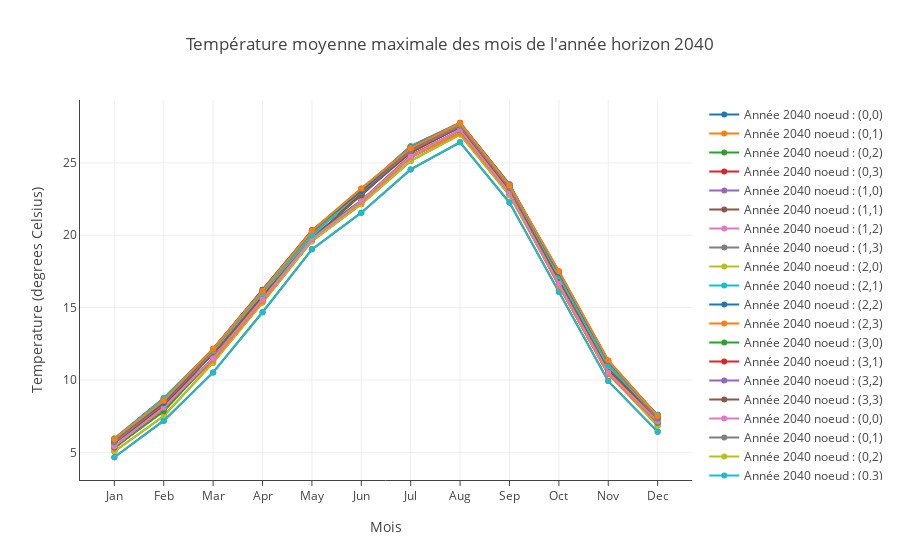

Notebook cell for this chart:
### Code cell
for p in range(intervalj) :
    for q in range(intervali) :
        order = p * intervalj + q
        trace = go.Scatter(
            x = lyon_month[0:12],
            y = moyAreaInterval[:,p,q],
            name ='Année 2040 noeud : (%s'%(str(p)+','+str(q)+')')
        )
        data.append(trace)

layout = dict (
           title = "Température moyenne maximale des mois de l'année horizon 2040",
           xaxis = dict(
                 title = 'Mois',
                 showline=True,
                 showticklabels=True,
                 ticklen=5
             ),
             yaxis = dict(
                 title = 'Temperature (degrees Celsius)',
                 showline=True,
                 showticklabels=True
             ),         
)


fig = dict(data=data, layout=layout)

py.iplot(fig, filename='basic-line')

### Figure 1 — Plotly figure (JSON) as saved in the notebook; plotly's stock layout.template omitted (floating-point values rounded to 4 significant figures)
{"data": [{"name": "Année 2040 noeud : (0,0)", "type": "scatter", "uid": "e90e1096-93bc-4e07-a2b6-ac64fb6b9e91", "x": ["Jan", "Feb", "Mar", "Apr", "May", "Jun", "Jul", "Aug", "Sep", "Oct", "Nov", "Dec"], "y": [5.645, 8.267, 11.87, 15.99, 20.3, 22.84, 25.87, 27.45, 23.37, 17.16, 11.05, 7.292, 16.5]}, {"name": "Année 2040 noeud : (0,1)", "type": "scatter", "uid": "3047fced-0e27-416f-acb6-7775274766c7", "x": ["Jan", "Feb", "Mar", "Apr", "May", "Jun", "Jul", "Aug", "Sep", "Oct", "Nov", "Dec"], "y": [5.662, 8.131, 11.86, 16.0, 20.31, 22.76, 25.85, 27.49, 23.33, 17.11, 11.03, 7.3, 16.47]}, {"name": "Année 2040 noeud : (0,2)", "type": "scatter", "uid": "dd78eeb3-2f75-4115-a7d2-755bbc670dbe", "x": ["Jan", "Feb", "Mar", "Apr", "May", "Jun", "Jul", "Aug", "Sep", "Oct", "Nov", "Dec"], "y": [5.056, 7.511, 11.2, 15.35, 19.59, 22.14, 25.14, 26.96, 22.76, 16.59, 10.45, 6.831, 15.87]}, {"name": "Année 2040 noeud : (0,3)", "type": "scatter", "uid": "542bacf9-0261-46c8-9a4b-6c063d52df19", "x": ["Jan", "Feb", "Mar", "Apr", "May", "Jun", "Jul", "Aug", "Sep", "Oct", "Nov", "Dec"], "y": [4.659, 7.19, 10.52, 14.68, 19.03, 21.56, 24.55, 26.42, 22.26, 16.09, 9.922, 6.428, 15.35]}, {"name": "Année 2040 noeud : (1,0)", "type": "scatter", "uid": "c6315f22-84b5-475c-bf69-a443dcc358de", "x": ["Jan", "Feb", "Mar", "Apr", "May", "Jun", "Jul", "Aug", "Sep", "Oct", "Nov", "Dec"], "y": [5.789, 8.566, 11.83, 15.86, 20.19, 22.77, 25.89, 27.57, 23.37, 16.98, 10.89, 7.513, 16.5]}, {"name": "Année 2040 noeud : (1,1)", "type": "scatter", "uid": "cd949eb1-64d5-4273-9ae8-53f82ea6fb37", "x": ["Jan", "Feb", "Mar", "Apr", "May", "Jun", "Jul", "Aug", "Sep", "Oct", "Nov", "Dec"], "y": [5.269, 8.037, 11.35, 15.43, 19.8, 22.26, 25.38, 27.08, 22.92, 16.5, 10.39, 7.003, 16.02]}, {"name": "Année 2040 noeud : (1,2)", "type": "scatter", "uid": "4e7ddc44-996f-44c8-a408-4b68be6b5e3a", "x": ["Jan", "Feb", "Mar", "Apr", "May", "Jun", "Jul", "Aug", "Sep", "Oct", "Nov", "Dec"], "y": [5.335, 7.834, 11.52, 15.67, 19.92, 22.39, 25.52, 27.26, 23.0, 16.81, 10.7, 7.048, 16.16]}, {"name": "Année 2040 noeud : (1,3)", "type": "scatter", "uid": "0008b409-fc94-4884-8471-01c023f3720b", "x": ["Jan", "Feb", "Mar", "Apr", "May", "Jun", "Jul", "Aug", "Sep", "Oct", "Nov", "Dec"], "y": [5.659, 8.257, 11.86, 15.92, 20.12, 22.84, 25.72, 27.5, 23.18, 17.16, 11.04, 7.373, 16.46]}, {"name": "Année 2040 noeud : (2,0)", "type": "scatter", "uid": "4eb74891-1c68-422e-a1ea-83fddb34ce49", "x": ["Jan", "Feb", "Mar", "Apr", "May", "Jun", "Jul", "Aug", "Sep", "Oct", "Nov", "Dec"], "y": [5.957, 8.749, 12.12, 16.1, 20.02, 23.13, 26.16, 27.78, 23.53, 17.24, 11.04, 7.604, 16.69]}, {"name": "Année 2040 noeud : (2,1)", "type": "scatter", "uid": "807bf5f3-2235-4dc0-9b05-8746b159d1c1", "x": ["Jan", "Feb", "Mar", "Apr", "May", "Jun", "Jul", "Aug", "Sep", "Oct", "Nov", "Dec"], "y": [5.675, 8.489, 11.79, 15.79, 19.75, 22.8, 25.86, 27.5, 23.26, 16.94, 10.72, 7.338, 16.39]}, {"name": "Année 2040 noeud : (2,2)", "type": "scatter", "uid": "2ac40ac2-8439-4578-893b-9c294d9ca301", "x": ["Jan", "Feb", "Mar", "Apr", "May", "Jun", "Jul", "Aug", "Sep", "Oct", "Nov", "Dec"], "y": [5.412, 8.098, 11.51, 15.58, 19.74, 22.35, 25.47, 27.29, 22.94, 16.65, 10.52, 7.126, 16.13]}, {"name": "Année 2040 noeud : (2,3)", "type": "scatter", "uid": "033404bd-c603-4f61-a2ee-82d0e63379d8", "x": ["Jan", "Feb", "Mar", "Apr", "May", "Jun", "Jul", "Aug", "Sep", "Oct", "Nov", "Dec"], "y": [5.694, 8.379, 11.95, 15.98, 20.13, 23.03, 25.83, 27.57, 23.27, 17.3, 11.12, 7.312, 16.53]}, {"name": "Année 2040 noeud : (3,0)", "type": "scatter", "uid": "b490463f-9f80-416d-a6d4-14c468ab082b", "x": ["Jan", "Feb", "Mar", "Apr", "May", "Jun", "Jul", "Aug", "Sep", "Oct", "Nov", "Dec"], "y": [5.9, 8.697, 12.05, 16.03, 19.97, 23.06, 26.1, 27.72, 23.47, 17.18, 10.98, 7.551, 16.63]}, {"name": "Année 2040 noeud : (3,1)", "type": "scatter", "uid": "080b1203-208e-4db9-89c8-0ba789d3b2e8", "x": ["Jan", "Feb", "Mar", "Apr", "May", "Jun", "Jul", "Aug", "Sep", "Oct", "Nov", "Dec"], "y": [5.924, 8.719, 12.08, 16.06, 19.99, 23.09, 26.12, 27.74, 23.5, 17.21, 11.0, 7.573, 16.65]}, {"name": "Année 2040 noeud : (3,2)", "type": "scatter", "uid": "93f118c7-4225-4db5-a499-ff0e4608097c", "x": ["Jan", "Feb", "Mar", "Apr", "May", "Jun", "Jul", "Aug", "Sep", "Oct", "Nov", "Dec"], "y": [5.905, 8.43, 12.14, 16.23, 20.34, 23.04, 26.06, 27.76, 23.48, 17.42, 11.31, 7.516, 16.71]}, {"name": "Année 2040 noeud : (3,3)", "type": "scatter", "uid": "d6f27443-b929-45d6-a70b-78509f812e3c", "x": ["Jan", "Feb", "Mar", "Apr", "May", "Jun", "Jul", "Aug", "Sep", "Oct", "Nov", "Dec"], "y": [5.907, 8.571, 12.16, 16.17, 20.31, 23.24, 26.03, 27.75, 23.45, 17.51, 11.35, 7.508, 16.73]}, {"name": "Année 2040 noeud : (0,0)", "type": "scatter", "uid": "2ba91044-2fc5-4b10-920e-0f1c46e0bea2", "x": ["Jan", "Feb", "Mar", "Apr", "May", "Jun", "Jul", "Aug", "Sep", "Oct", "Nov", "Dec"], "y": [5.645, 8.267, 11.87, 15.99, 20.3, 22.84, 25.87, 27.45, 23.37, 17.16, 11.05, 7.292, 16.5]}, {"name": "Année 2040 noeud : (0,1)", "type": "scatter", "uid": "117db521-6626-45e5-b06d-5840a4642601", "x": ["Jan", "Feb", "Mar", "Apr", "May", "Jun", "Jul", "Aug", "Sep", "Oct", "Nov", "Dec"], "y": [5.662, 8.131, 11.86, 16.0, 20.31, 22.76, 25.85, 27.49, 23.33, 17.11, 11.03, 7.3, 16.47]}, {"name": "Année 2040 noeud : (0,2)", "type": "scatter", "uid": "b3178c0b-c63b-4e8a-b842-e30c9eeaad1b", "x": ["Jan", "Feb", "Mar", "Apr", "May", "Jun", "Jul", "Aug", "Sep", "Oct", "Nov", "Dec"], "y": [5.056, 7.511, 11.2, 15.35, 19.59, 22.14, 25.14, 26.96, 22.76, 16.59, 10.45, 6.831, 15.87]}, {"name": "Année 2040 noeud : (0,3)", "type": "scatter", "uid": "6236c1cb-092b-456a-8e6c-e1f7f9b52b36", "x": ["Jan", "Feb", "Mar", "Apr", "May", "Jun", "Jul", "Aug", "Sep", "Oct", "Nov", "Dec"], "y": [4.659, 7.19, 10.52, 14.68, 19.03, 21.56, 24.55, 26.42, 22.26, 16.09, 9.922, 6.428, 15.35]}, {"name": "Année 2040 noeud : (1,0)", "type": "scatter", "uid": "1de6c13f-2191-407b-b8ff-76de41440f9e", "x": ["Jan", "Feb", "Mar", "Apr", "May", "Jun", "Jul", "Aug", "Sep", "Oct", "Nov", "Dec"], "y": [5.789, 8.566, 11.83, 15.86, 20.19, 22.77, 25.89, 27.57, 23.37, 16.98, 10.89, 7.513, 16.5]}, {"name": "Année 2040 noeud : (1,1)", "type": "scatter", "uid": "2a171b64-260d-4733-b627-36f33720385b", "x": ["Jan", "Feb", "Mar", "Apr", "May", "Jun", "Jul", "Aug", "Sep", "Oct", "Nov", "Dec"], "y": [5.269, 8.037, 11.35, 15.43, 19.8, 22.26, 25.38, 27.08, 22.92, 16.5, 10.39, 7.003, 16.02]}, {"name": "Année 2040 noeud : (1,2)", "type": "scatter", "uid": "0552f9a8-b946-4f61-ab07-15be85863bfd", "x": ["Jan", "Feb", "Mar", "Apr", "May", "Jun", "Jul", "Aug", "Sep", "Oct", "Nov", "Dec"], "y": [5.335, 7.834, 11.52, 15.67, 19.92, 22.39, 25.52, 27.26, 23.0, 16.81, 10.7, 7.048, 16.16]}, {"name": "Année 2040 noeud : (1,3)", "type": "scatter", "uid": "948d8ced-ba05-4bd5-a770-9cf49e5eb024", "x": ["Jan", "Feb", "Mar", "Apr", "May", "Jun", "Jul", "Aug", "Sep", "Oct", "Nov", "Dec"], "y": [5.659, 8.257, 11.86, 15.92, 20.12, 22.84, 25.72, 27.5, 23.18, 17.16, 11.04, 7.373, 16.46]}, {"name": "Année 2040 noeud : (2,0)", "type": "scatter", "uid": "e41588e7-9083-44aa-bf12-7f42ac905d38", "x": ["Jan", "Feb", "Mar", "Apr", "May", "Jun", "Jul", "Aug", "Sep", "Oct", "Nov", "Dec"], "y": [5.957, 8.749, 12.12, 16.1, 20.02, 23.13, 26.16, 27.78, 23.53, 17.24, 11.04, 7.604, 16.69]}, {"name": "Année 2040 noeud : (2,1)", "type": "scatter", "uid": "bd23f145-d835-4b3f-9efa-f3ba8ff7abb3", "x": ["Jan", "Feb", "Mar", "Apr", "May", "Jun", "Jul", "Aug", "Sep", "Oct", "Nov", "Dec"], "y": [5.675, 8.489, 11.79, 15.79, 19.75, 22.8, 25.86, 27.5, 23.26, 16.94, 10.72, 7.338, 16.39]}, {"name": "Année 2040 noeud : (2,2)", "type": "scatter", "uid": "89b934fb-c0f1-4eb5-87d5-72056dee2634", "x": ["Jan", "Feb", "Mar", "Apr", "May", "Jun", "Jul", "Aug", "Sep", "Oct", "Nov", "Dec"], "y": [5.412, 8.098, 11.51, 15.58, 19.74, 22.35, 25.47, 27.29, 22.94, 16.65, 10.52, 7.126, 16.13]}, {"name": "Année 2040 noeud : (2,3)", "type": "scatter", "uid": "114dba42-4f27-4652-9e55-bff02d206cf5", "x": ["Jan", "Feb", "Mar", "Apr", "May", "Jun", "Jul", "Aug", "Sep", "Oct", "Nov", "Dec"], "y": [5.694, 8.379, 11.95, 15.98, 20.13, 23.03, 25.83, 27.57, 23.27, 17.3, 11.12, 7.312, 16.53]}, {"name": "Année 2040 noeud : (3,0)", "type": "scatter", "uid": "4046c5cd-ff44-4c4c-b3fe-d51f0062135d", "x": ["Jan", "Feb", "Mar", "Apr", "May", "Jun", "Jul", "Aug", "Sep", "Oct", "Nov", "Dec"], "y": [5.9, 8.697, 12.05, 16.03, 19.97, 23.06, 26.1, 27.72, 23.47, 17.18, 10.98, 7.551, 16.63]}, {"name": "Année 2040 noeud : (3,1)", "type": "scatter", "uid": "be076a97-0740-4301-babd-48f6eab34eb0", "x": ["Jan", "Feb", "Mar", "Apr", "May", "Jun", "Jul", "Aug", "Sep", "Oct", "Nov", "Dec"], "y": [5.924, 8.719, 12.08, 16.06, 19.99, 23.09, 26.12, 27.74, 23.5, 17.21, 11.0, 7.573, 16.65]}, {"name": "Année 2040 noeud : (3,2)", "type": "scatter", "uid": "a1b01c35-a925-469f-984a-90a8c7d204ba", "x": ["Jan", "Feb", "Mar", "Apr", "May", "Jun", "Jul", "Aug", "Sep", "Oct", "Nov", "Dec"], "y": [5.905, 8.43, 12.14, 16.23, 20.34, 23.04, 26.06, 27.76, 23.48, 17.42, 11.31, 7.516, 16.71]}, {"name": "Année 2040 noeud : (3,3)", "type": "scatter", "uid": "4208e283-29f8-40fd-a2a1-0c1234446889", "x": ["Jan", "Feb", "Mar", "Apr", "May", "Jun", "Jul", "Aug", "Sep", "Oct", "Nov", "Dec"], "y": [5.907, 8.571, 12.16, 16.17, 20.31, 23.24, 26.03, 27.75, 23.45, 17.51, 11.35, 7.508, 16.73]}], "layout": {"autosize": true, "title": {"text": "Température moyenne maximale des mois de l'année horizon 2040"}, "xaxis": {"autorange": true, "range": [-0.6901, 11.69], "showline": true, "showticklabels": true, "ticklen": 5, "title": {"text": "Mois"}, "type": "category"}, "yaxis": {"autorange": true, "range": [2.966, 29.47], "showline": true, "showticklabels": true, "title": {"text": "Temperature (degrees Celsius)"}, "type": "linear"}}}
